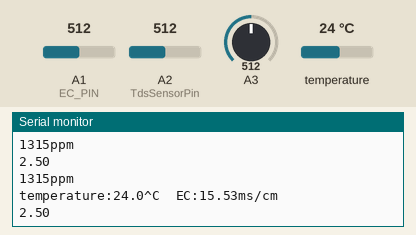
This sketch was run on a simulated Arduino Uno, built with avr-gcc and run on an emulated ATmega328P. On the bench: the last lines printed to the serial monitor. Inputs (shaded band) come from the test bench; at power-on: temperature 24 °C, A1 (EC_PIN) = 512, A2 (TdsSensorPin) = 512, A3 = 512.

Above: at 1.3 s.
1.4 s: temperature set to 12 °C
At 1.9 s:
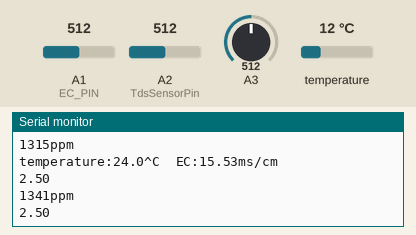
2.9 s: A1 (EC_PIN) set to 716
At 3.38 s:
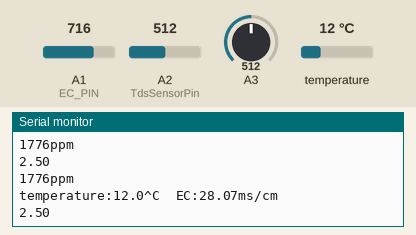
4.4 s: A2 (TdsSensorPin) set to 716
At 5.0 s:
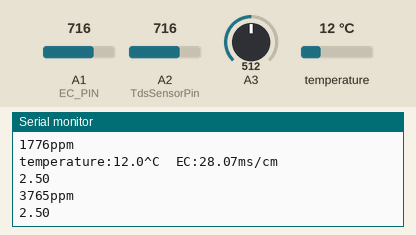
5.9 s: A3 set to 716
At 6.46 s:
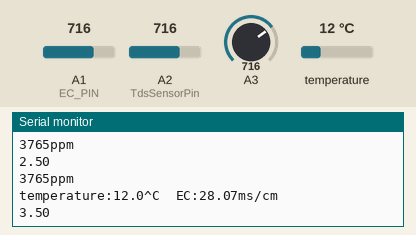
7.4 s: temperature set to 19 °C
At 8.1 s:
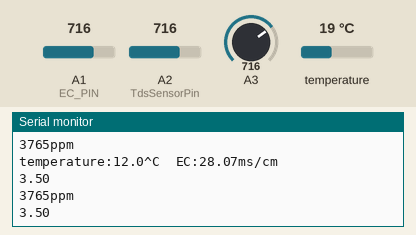
8.9 s: A1 (EC_PIN) set to 992
At 9.53 s:
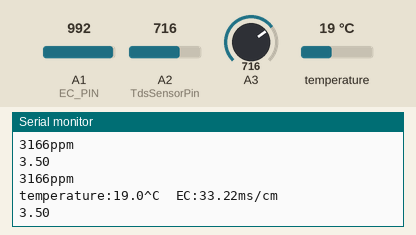
Timing chart, 0 to 11.4 s (numbered marks = the images above; inputs shaded):
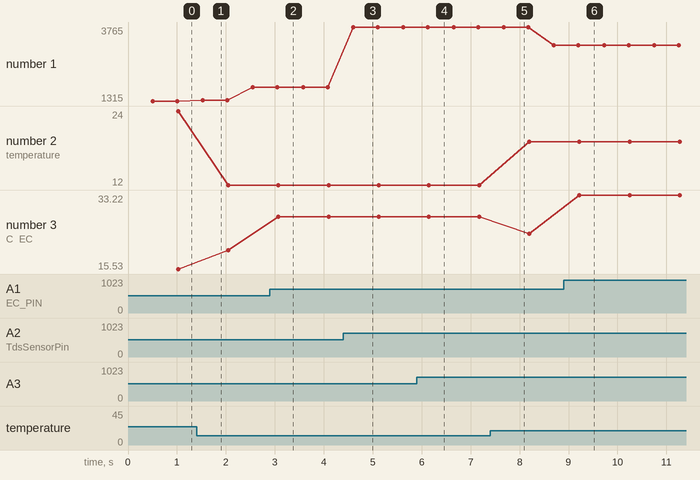

The sketch:

combinedsensors.ino
```cpp
#include <GravityTDS.h>
#include <OneWire.h>
#include "DFRobot_EC.h"
#include <EEPROM.h>
#include "AS726X.h"
#include <EEPROM.h>
#include "GravityTDS.h"

#define TdsSensorPin A2
GravityTDS gravityTds;

float tdsValue = 0;


AS726X sensor;

#define EC_PIN A1
float voltage,ecValue,temperature = 25;
DFRobot_EC ec;

int DS18S20_Pin = 2; //DS18S20 Signal pin on digital 2

//Temperature chip i/o
OneWire ds(DS18S20_Pin);  // on digital pin 2

void setup()
{
  Serial.begin(115200);
  ec.begin();

  Wire.begin();
  //sensor.begin();
  gravityTds.setPin(TdsSensorPin);
    gravityTds.setAref(5.0);  //reference voltage on ADC, default 5.0V on Arduino UNO
    gravityTds.setAdcRange(1024);  //1024 for 10bit ADC;4096 for 12bit ADC
    gravityTds.begin();  //initialization
}

void loop()
{
    static unsigned long timepoint = millis();
    if(millis()-timepoint>1000U)  //time interval: 1s
    {
      timepoint = millis();
      voltage = analogRead(EC_PIN)/1024.0*5000;   // read the voltage
      temperature = readTemperature();          // read your temperature sensor to execute temperature compensation
      ecValue =  ec.readEC(voltage,temperature);  // convert voltage to EC with temperature compensation
      Serial.print("temperature:");
      Serial.print(temperature,1);
      Serial.print("^C  EC:");
      Serial.print(ecValue);
      Serial.println("ms/cm");
    }
    ec.calibration(voltage,temperature);          // calibration process by Serail CMD

     int sensorValue = analogRead(A3);// read the input on analog pin 0:
      float voltage = sensorValue * (5.0 / 1024.0); // Convert the analog reading (which goes from 0 - 1023) to a voltage (0 - 5V):
      Serial.println(voltage); // print out the value you read:
    delay(500);

   //temperature = readTemperature();  //add your temperature sensor and read it
    gravityTds.setTemperature(temperature);  // set the temperature and execute temperature compensation
    gravityTds.update();  //sample and calculate
    tdsValue = gravityTds.getTdsValue();  // then get the value
    Serial.print(tdsValue,0);
    Serial.println("ppm");
}

float readTemperature()
{
  //add your code here to get the temperature from your temperature sensor
  byte data[12];
  byte addr[8];

  if ( !ds.search(addr)) {
      //no more sensors on chain, reset search
      ds.reset_search();
      return -1000;
  }

  if ( OneWire::crc8( addr, 7) != addr[7]) {
      Serial.println("CRC is not valid!");
      return -1000;
  }

  if ( addr[0] != 0x10 && addr[0] != 0x28) {
      Serial.print("Device is not recognized");
      return -1000;
  }

  ds.reset();
  ds.select(addr);
  ds.write(0x44,1); // start conversion, with parasite power on at the end

  byte present = ds.reset();
  ds.select(addr);
  ds.write(0xBE); // Read Scratchpad


  for (int i = 0; i < 9; i++) { // we need 9 bytes
    data[i] = ds.read();
  }

  ds.reset_search();

  byte MSB = data[1];
  byte LSB = data[0];

  float tempRead = ((MSB << 8) | LSB); //using two's compliment
  float TemperatureSum = tempRead / 16;

  return TemperatureSum;
}
```

Measured:
- after the input at 2.9 s, the serial monitor: prints a new line after 0.17 s (image 2)
- after the input at 4.4 s, the serial monitor: prints a new line after 0.20 s (image 3)
- after the input at 5.9 s, the serial monitor: prints a new line after 0.25 s (image 4)
- after the input at 8.9 s, the serial monitor: prints a new line after 0.32 s (image 6)
- plotted number 1: 1315 → 1776 after the input at 1.4 s, 1776 → 3765 after the input at 4.4 s, 3765 → 3166 after the input at 7.4 s
- plotted number 2: 24 → 12 after the input at 1.4 s, 12 → 19 after the input at 7.4 s
- plotted number 3: 15.53 → 20.07 after the input at 1.4 s, 20.07 → 28.07 after the input at 2.9 s, 28.07 → 23.98 after the input at 7.4 s, 23.98 → 33.22 after the input at 8.9 s
